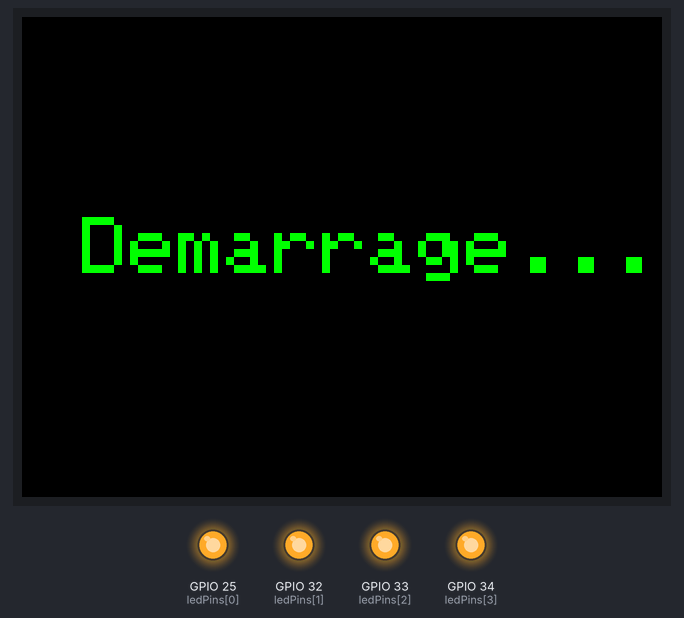
Recording of a sketch running on a simulated ESP32. Parts: 320×240 colour display, output pins drawn as LEDs (lit = HIGH).

Above: at 0.3 s.
At 1.4 s:
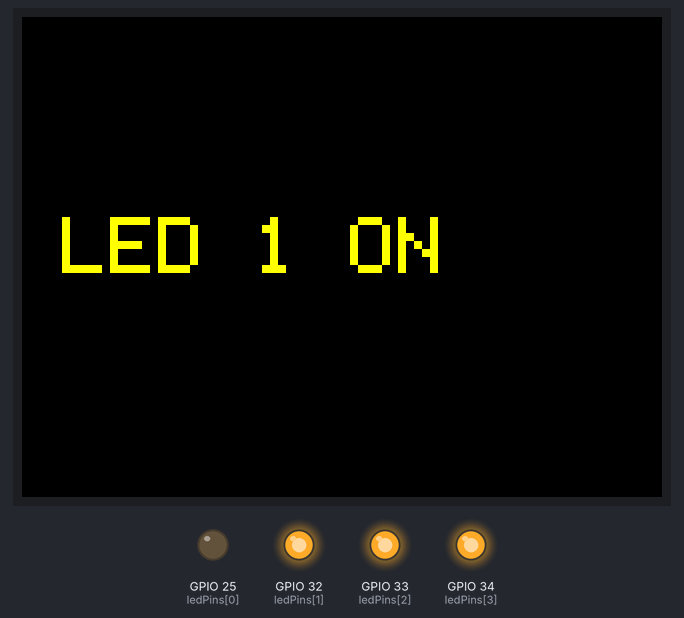
At 2.3 s:
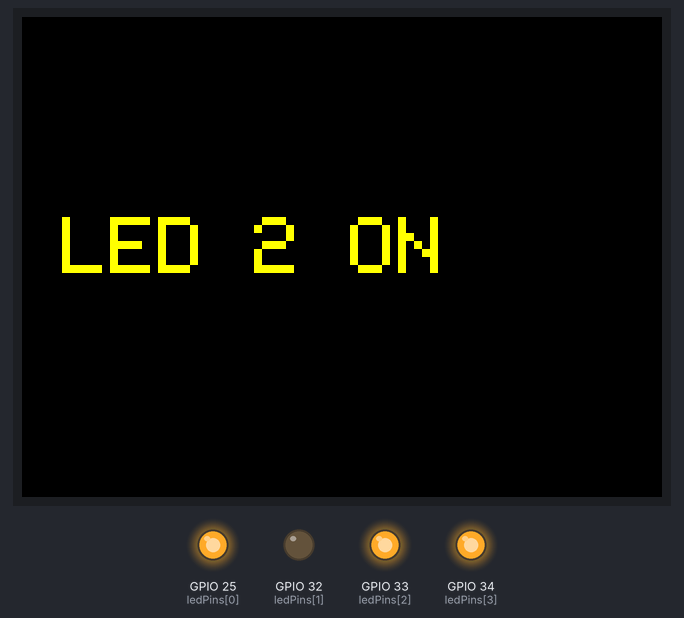
At 3.2 s:
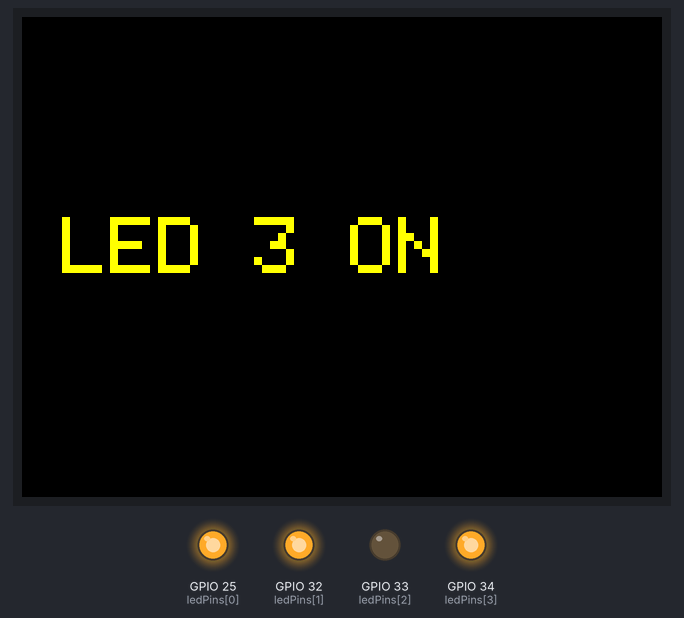
At 4.1 s:
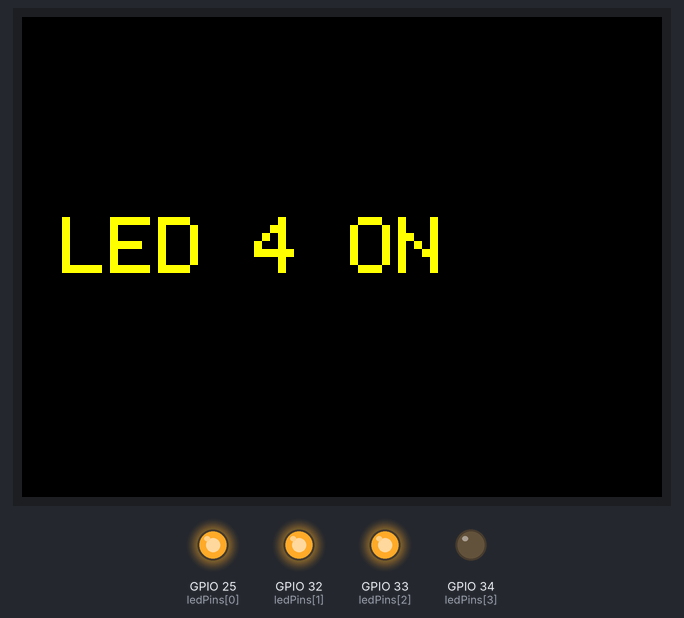
At 4.71 s:
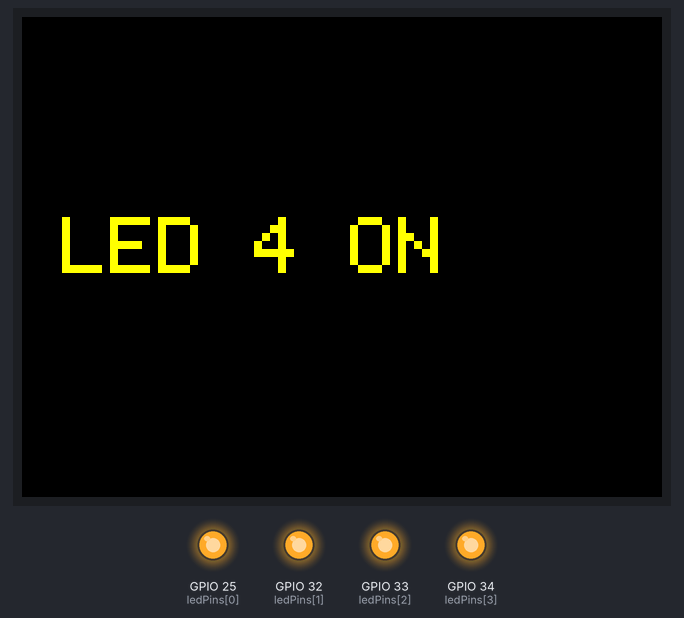
Timing chart, 0 to 40.0 s (numbered marks = the images above):
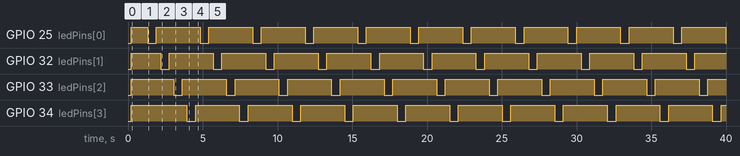

The sketch:

test_led_et_tft.ino
```cpp
#include <Adafruit_GFX.h>
#include <Adafruit_ILI9341.h>

#define TFT_CS   15
#define TFT_DC   2
#define TFT_RST  4

Adafruit_ILI9341 tft = Adafruit_ILI9341(TFT_CS, TFT_DC, TFT_RST);

// Broches des LEDs
int ledPins[] = {25, 32, 33, 34};
const int ledCount = sizeof(ledPins) / sizeof(ledPins[0]);

void setup() {
  Serial.begin(115200);

  // Initialisation écran
  tft.begin();
  tft.setRotation(1);
  tft.fillScreen(ILI9341_BLACK);
  tft.setTextSize(4);
  tft.setTextColor(ILI9341_GREEN);
  tft.setCursor(30, 100);
  tft.println("Demarrage...");

  // Initialisation LEDs
  for (int i = 0; i < ledCount; i++) {
    pinMode(ledPins[i], OUTPUT);
    digitalWrite(ledPins[i], HIGH);
  }

  delay(1000);
  tft.fillScreen(ILI9341_BLACK);
}

void loop() {
  for (int i = 0; i < ledCount; i++) {
    // Allume LED[i]
    digitalWrite(ledPins[i], LOW);

    // Affiche l'état LED ON
    tft.fillScreen(ILI9341_BLACK);
    tft.setCursor(20, 100);
    tft.setTextColor(ILI9341_YELLOW);
    tft.print("LED ");
    tft.print(i + 1);
    tft.println(" ON");

    delay(500); // Temps LED allumée

    // Éteint LED[i]
    digitalWrite(ledPins[i], HIGH);
    delay(300); // Temps LED éteinte
  }
}
```

Measured:
- by itself, GPIO 25 (ledPins[0]), GPIO 32 (ledPins[1]), GPIO 33 (ledPins[2]), GPIO 34 (ledPins[3]): alternates HIGH for 2.9 s and LOW for 0.58 s
- by itself, everything shown: repeats every 3.5 s, in 8 steps
- what the display in image 1 shows lasts 0.9 s, from 1.4 s to 2.3 s
